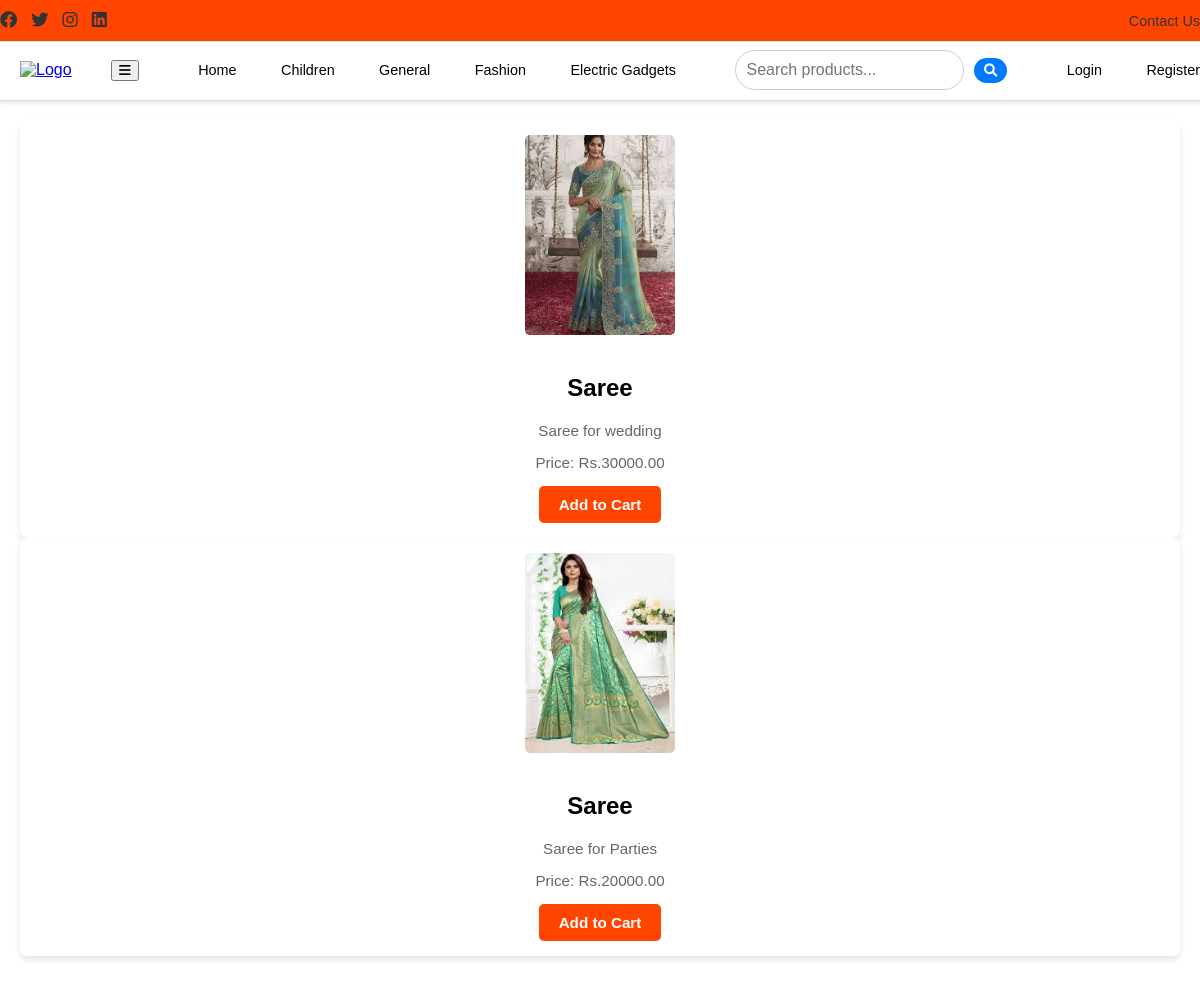
Screenshot of /offers/3/products/ with the database file from the repository.
### store/models.py (models this page shows, shortened)
class Product(models.Model):
    name = models.CharField(max_length=100)
    description = models.TextField()
    price = models.DecimalField(max_digits=10, decimal_places=2)
    category = models.ForeignKey(Category, on_delete=models.CASCADE)
    image = models.ImageField(upload_to='products/')
    offer = models.ForeignKey(Offer, on_delete=models.SET_NULL, null=True, blank=True, related_name='products')

### store/views.py (the view)
# urls.py: path('offers/<int:offer_id>/products/', views.products_with_offer, name='products_with_offer'),
def products_with_offer(request, offer_id):
    offer = Offer.objects.get(pk=offer_id)
    products = offer.products.all()  # Use the custom related_name
    return render(request, 'products_with_offer.html', {'offer': offer, 'products': products})

### store/templates/products_with_offer.html (shortened to what this page needs)
{% extends 'base.html' %}
{% block content %}
<h1>Products for Offer: {{ offer.title }}</h1>
<div class="products-container">
    {% for product in products %}
    <div class="product-item">
        <img src="{{ product.image.url }}" alt="{{ product.name }}" class="product-image">
        <h2>{{ product.name }}</h2>
        <p>{{ product.description }}</p>
        <p>Price: Rs.{{ product.price }}</p>
        <form action="{% url 'add_to_cart' product.id %}" method="post">
            <button type="submit">Add to Cart</button>
        </form>
    </div>
    {% endfor %}
</div>
{% endblock %}

### ecommerce/static/css/style.css (style rules this page uses)
body { margin: 0; font-family: Arial, sans-serif; }
h1, h2 { color: black; }
.product-item { flex: 1 1 calc(25% - 20px); box-sizing: border-box; border-radius: 8px; padding: 15px; text-align: center; background-color: #fff; box-shadow: 0 4px 6px rgba(0, 0, 0, 0.1); transition: transform 0.3s ease, box-shadow 0.3s ease; }
.product-item img { max-width: 100%; height: auto; max-height: 200px; margin-bottom: 15px; border-radius: 5px; object-fit: cover; transition: transform 0.3s ease; }
.product-item p { font-size: 0.95rem; color: #666; margin-bottom: 15px; }
.product-item button { padding: 10px 20px; font-size: 0.95rem; font-weight: bold; color: #fff; background-color: orangered; border: none; border-radius: 5px; cursor: pointer; transition: background-color 0.3s ease, transform 0.3s ease; }
.product-image { width: 150px; height: auto; border-radius: 4px; }

### rows the page displays
Product: image (picture), name "Saree", description "Saree for wedding", price "30000.00"
Product: image (picture), name "Saree", description "Saree for Parties", price "20000.00"
